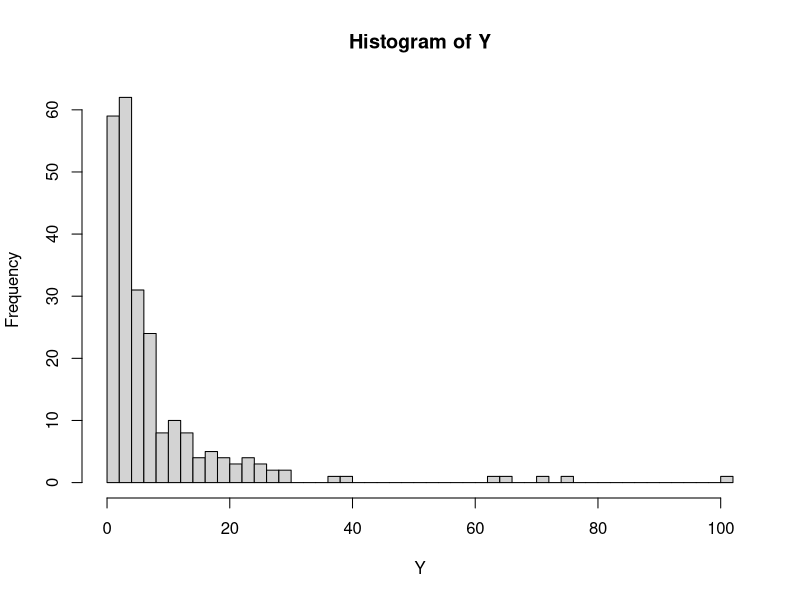
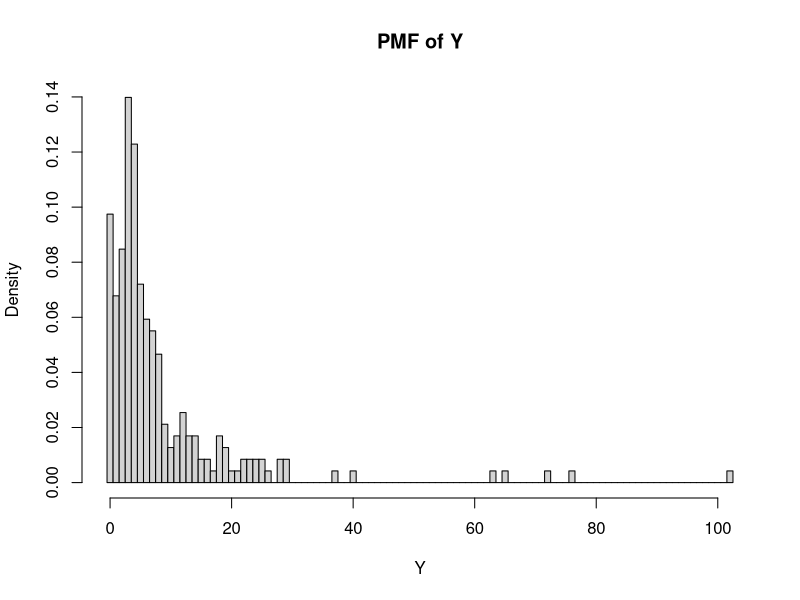
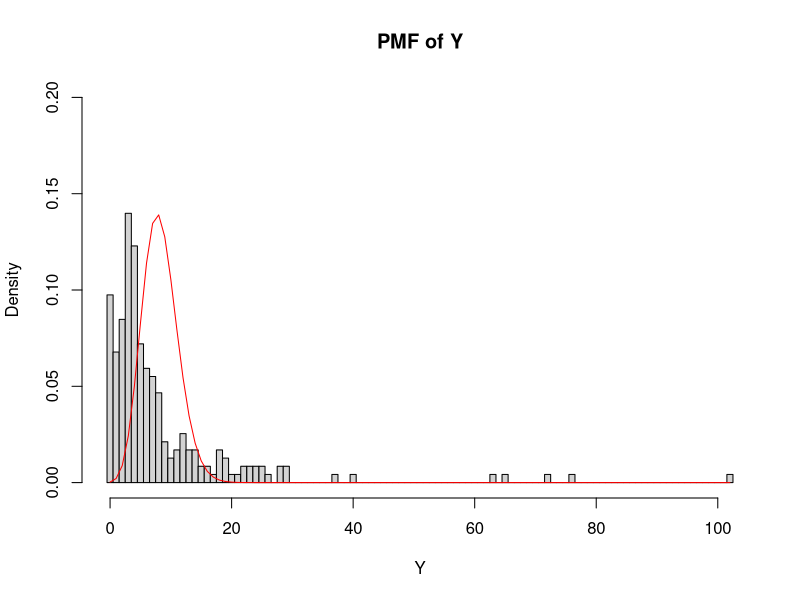
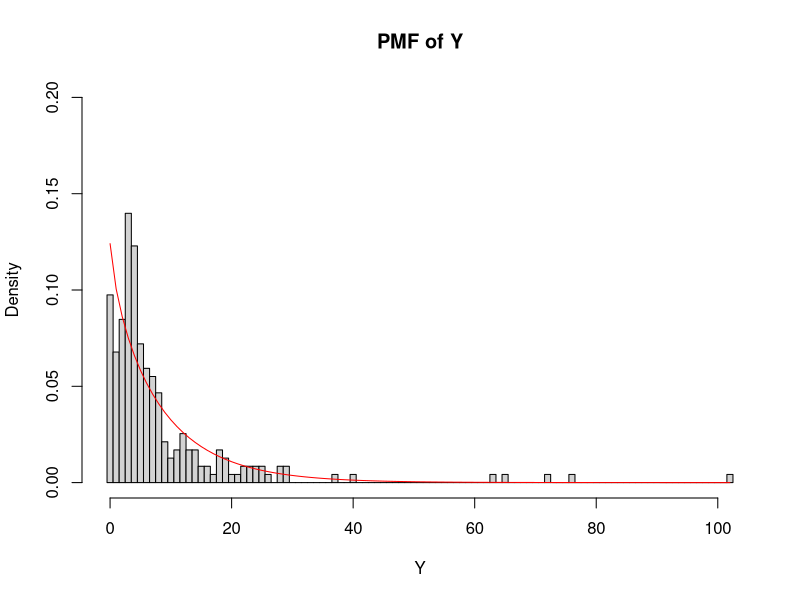

Generate these figures, in order, with R:
## ---- chunk 1
library(MASS)
data(epil)
ndata=epil
#| Variable  | Description                             |
#| --------- | --------------------------------------- |
#| `y`       | seizure count in a 2-week period        |
#| `treat`   | treatment (placebo or progabide)        |
#| `base`    | baseline seizure count before treatment |
#| `age`     | patient age                             |
#| `period`  | observation period (1–4)                |
#| `subject` | patient ID                              |
#| `trt`     | alternative treatment code              |
#| 'lbase'.  | log transformed and normalize.          |
#| 'lage'.   | log transformed and normalize.          |
#| 'V4'.     | Count of seizures during 4th period.    |
## ---- chunk 2
Y=ndata[,1]
hist(Y,breaks=40,freq=TRUE)#Default is freq=TRUE
## ---- chunk 3
breaks = seq(min(Y) - 0.5, max(Y) + 0.5, by = 1)
h=hist(Y,breaks = breaks,freq=FALSE,main="PMF of Y")
## ---- chunk 4
my=mean(Y)
mv=var(Y)
k=0:max(Y)
fitpois=fitdistr(Y,densfun = "poisson")
pois_pmf=dpois(k,lambda = fitpois$estimate)
hist(Y,breaks = breaks,freq=FALSE,ylim=c(0,0.2),main="PMF of Y")
#points(k,pois_pmf,pch=1)
lines(k,pois_pmf,lwd=1,col='red')
print(fitpois$estimate)
## ---- chunk 5
fitnbinom=fitdistr(Y,densfun = "Negative Binomial")
nbinom_pmf=dnbinom(k,size=fitnbinom$estimate[1],mu=fitnbinom$estimate[2])
hist(Y,breaks = breaks,freq=FALSE,ylim=c(0,0.2),main="PMF of Y")
lines(k,nbinom_pmf,lwd=1,col='red')
## ---- chunk 6
sprintf("Poisson:Log Likelihood:%f",fitpois$loglik)
sprintf("Negative Binomial:Log Likelihood:%f",fitnbinom$loglik)
## ---- chunk 7
nr=nrow(ndata)
s=sample(x=1:nr,size=0.8*nr,replace = FALSE)
traindata=ndata[s,]
testdata=ndata[-s,]
linearmod=lm(y~lbase+lage+trt,data=traindata)
#Observe: R automatically converts categorical variables to indicator variables
ytrainpred=predict(linearmod,traindata)
ytestpred=predict(linearmod,testdata)
maetrain=mean(abs(traindata[,1]-ytrainpred))
rmsetrain=sqrt(mean((traindata[,1]-ytrainpred)^2))
maetest=mean(abs(testdata[,1]-ytestpred))
rmsetest=sqrt(mean((testdata[,1]-ytestpred)^2))
sprintf("Train MAE:%f",maetrain)
sprintf("Train RMSE:%f",rmsetrain)
sprintf("Test MAE:%f",maetest)
sprintf("Test RMSE:%f",rmsetest)
sprintf("Log Likelihood:%f",logLik(linearmod))
## ---- chunk 8
poissonlossmod=glm(y~lbase+lage+trt,family="poisson",data=traindata)
ytrainpred=predict(poissonlossmod,traindata)
ytestpred=predict(poissonlossmod,testdata)
maetrain=mean(abs(traindata[,1]-ytrainpred))
rmsetrain=sqrt(mean((traindata[,1]-ytrainpred)^2))
maetest=mean(abs(testdata[,1]-ytestpred))
rmsetest=sqrt(mean((testdata[,1]-ytestpred)^2))
sprintf("Train MAE:%f",maetrain)
sprintf("Train RMSE:%f",rmsetrain)
sprintf("Test MAE:%f",maetest)
sprintf("Test RMSE:%f",rmsetest)
sprintf("Log Likelihood:%f",logLik(poissonlossmod))
## ---- chunk 9
nblossmod=glm.nb(y~lbase+lage+trt,data=traindata)
ytrainpred=predict(nblossmod,traindata)
ytestpred=predict(nblossmod,testdata)
maetrain=mean(abs(traindata[,1]-ytrainpred))
rmsetrain=sqrt(mean((traindata[,1]-ytrainpred)^2))
maetest=mean(abs(testdata[,1]-ytestpred))
rmsetest=sqrt(mean((testdata[,1]-ytestpred)^2))
sprintf("Train MAE:%f",maetrain)
sprintf("Train RMSE:%f",rmsetrain)
sprintf("Test MAE:%f",maetest)
sprintf("Test RMSE:%f",rmsetest)
sprintf("Log Likelihood:%f",logLik(nblossmod))
## ---- chunk 10
z=log1p(Y)
ndata2=cbind(z,ndata)
## ---- chunk 11
nr=nrow(ndata2)
s=sample(x=1:nr,size=0.8*nr,replace = FALSE)
traindata=ndata2[s,]
testdata=ndata2[-s,]
linearmod=lm(z~lbase+lage+trt,data=traindata)
tytrainpred=predict(linearmod,traindata)
tytestpred=predict(linearmod,testdata)
ytrainpred=exp(tytrainpred)-1
ytestpred=exp(tytestpred)-1
maetrain=mean(abs(traindata[,2]-ytrainpred))
rmsetrain=sqrt(mean((traindata[,2]-ytrainpred)^2))
maetest=mean(abs(testdata[,2]-ytestpred))
rmsetest=sqrt(mean((testdata[,2]-ytestpred)^2))
sprintf("Train MAE:%f",maetrain)
sprintf("Train RMSE:%f",rmsetrain)
sprintf("Test MAE:%f",maetest)
sprintf("Test RMSE:%f",rmsetest)
sprintf("Log Likelihood:%f",logLik(linearmod))
## ---- chunk 12
poissonlossmod=glm(z~lbase+lage+trt,family="quasipoisson",data=traindata)
tytrainpred=predict(poissonlossmod,traindata)
tytestpred=predict(poissonlossmod,testdata)
ytrainpred=exp(tytrainpred)-1
ytestpred=exp(tytestpred)-1
maetrain=mean(abs(traindata[,2]-ytrainpred))
rmsetrain=sqrt(mean((traindata[,2]-ytrainpred)^2))
maetest=mean(abs(testdata[,2]-ytestpred))
rmsetest=sqrt(mean((testdata[,2]-ytestpred)^2))
sprintf("Train MAE:%f",maetrain)
sprintf("Train RMSE:%f",rmsetrain)
sprintf("Test MAE:%f",maetest)
sprintf("Test RMSE:%f",rmsetest)
sprintf("Log Likelihood:%f",logLik(poissonlossmod))
## ---- chunk 13
nblossmod=suppressWarnings(glm.nb(z~lbase+lage+trt,data=traindata))
tytrainpred=predict(nblossmod,traindata)
tytestpred=predict(nblossmod,testdata)
ytrainpred=exp(tytrainpred)-1
ytestpred=exp(tytestpred)-1
maetrain=mean(abs(traindata[,2]-ytrainpred))
rmsetrain=sqrt(mean((traindata[,2]-ytrainpred)^2))
maetest=mean(abs(testdata[,2]-ytestpred))
rmsetest=sqrt(mean((testdata[,2]-ytestpred)^2))
sprintf("Train MAE:%f",maetrain)
sprintf("Train RMSE:%f",rmsetrain)
sprintf("Test MAE:%f",maetest)
sprintf("Test RMSE:%f",rmsetest)
sprintf("Log Likelihood:%f",logLik(nblossmod))
